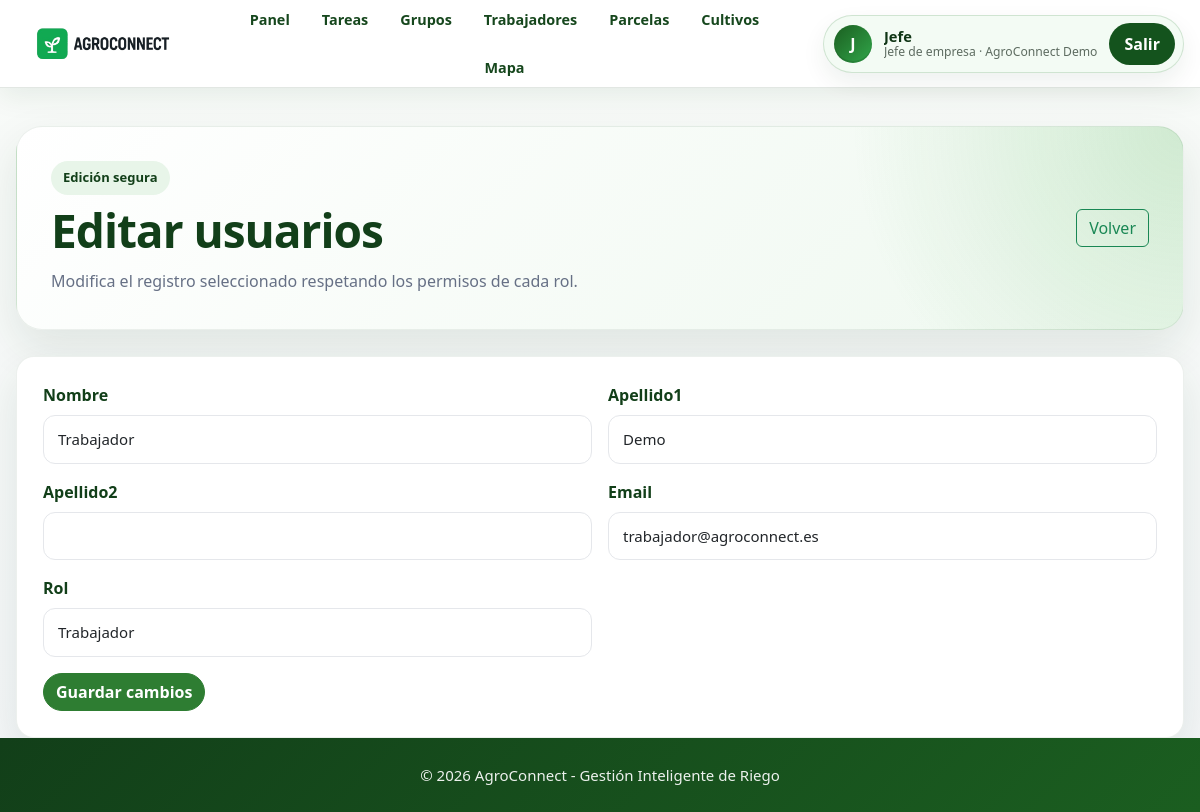
The app's page /edit_record.php?tabla=usuarios&id=3&volver=crear_trabajador.php (signed in) with its own data.
### tables this page shows
CREATE TABLE `empresas` (
  `id` int(11) NOT NULL,
  `nombre` varchar(120) NOT NULL,
  `fecha_creacion` timestamp NOT NULL DEFAULT current_timestamp()
);

CREATE TABLE `usuarios` (
  `id` int(11) NOT NULL,
  `nombre` varchar(80) NOT NULL,
  `apellido1` varchar(80) DEFAULT '',
  `apellido2` varchar(80) DEFAULT '',
  `email` varchar(160) NOT NULL,
  `password` varchar(255) NOT NULL,
  `rol` enum('superadmin','jefe','trabajador','peon') NOT NULL DEFAULT 'trabajador',
  `empresa_id` int(11) DEFAULT NULL,
  `fecha_creacion` timestamp NOT NULL DEFAULT current_timestamp()
);

### agro_helper.php (called while the page is built, shortened)
<?php
function agro_columna_existe($conn, $tabla, $columna) {
    $tabla = $conn->real_escape_string($tabla);
    $columna = $conn->real_escape_string($columna);
    $res = $conn->query("SHOW COLUMNS FROM `$tabla` LIKE '$columna'");
    return $res && $res->num_rows > 0;
}
?>

### edit_record.php (the view, shortened to what this page needs)
<?php
$conn = new mysqli('localhost','root','','agroconnect');
$conn->set_charset('utf8mb4');
require_once 'agro_helper.php';
$tabla = $_GET['tabla'] ?? $_POST['tabla'] ?? '';
$id = intval($_GET['id'] ?? $_POST['id'] ?? 0);
$config = [
 'empresas'=>['volver'=>'empresas.php','roles'=>['superadmin'],'campos'=>['nombre','cif','telefono','email','direccion','estado']],
 'usuarios'=>['volver'=>'usuarios.php','roles'=>['superadmin','jefe'],'campos'=>['nombre','apellido1','apellido2','email','rol','empresa_id']],
 'parcelas'=>['volver'=>'parcelas.php','roles'=>['superadmin','jefe'],'campos'=>['empresa_id','nombre','ubicacion','latitud','longitud','hectareas','tipo_suelo','estado']],
 'cultivos'=>['volver'=>'cultivos.php','roles'=>['superadmin','jefe'],'campos'=>['empresa_id','parcela_id','nombre','variedad','fecha_siembra','fecha_cosecha_prevista','estado']],
 'recursos'=>['volver'=>'recursos.php','roles'=>['superadmin','jefe'],'campos'=>['empresa_id','nombre','tipo','cantidad','unidad','estado','notas']],
 'incidencias'=>['volver'=>'incidencias.php','roles'=>['superadmin','jefe'],'campos'=>['empresa_id','titulo','descripcion','prioridad','estado']],
 'tareas_agricolas'=>['volver'=>'tareas.php','roles'=>['superadmin','jefe'],'campos'=>['empresa_id','parcela_id','trabajador_id','titulo','descripcion','tipo','prioridad','fecha_programada','fecha_limite','estado','responsable']],
 'historico_actividades'=>['volver'=>'historico.php','roles'=>['superadmin','jefe'],'campos'=>['empresa_id','parcela_id','usuario_id','tipo','descripcion','fecha']],
 'grupos_trabajadores'=>['volver'=>'grupos_trabajadores.php','roles'=>['superadmin','jefe'],'campos'=>['empresa_id','nombre','descripcion']]
];
$mensaje=''; $error='';
$campos = array_values(array_filter($config[$tabla]['campos'], fn($c)=>agro_columna_existe($conn,$tabla,$c)));
$st=$conn->prepare("SELECT * FROM `$tabla` WHERE id=?"); $st->bind_param('i',$id); $st->execute(); $row=$st->get_result()->fetch_assoc();
function input_tipo($campo){ if(str_contains($campo,'fecha')) return 'date'; if(in_array($campo,['latitud','longitud','hectareas','cantidad'])) return 'number'; if($campo==='email') return 'email'; return 'text'; }
?>
<!DOCTYPE html><html lang="es"><head><meta charset="UTF-8"><title>Editar registro</title><link href="https://cdn.jsdelivr.net/npm/bootstrap@5.3.2/dist/css/bootstrap.min.css" rel="stylesheet"><link rel="stylesheet" href="style.css"></head><body class="admin-body"><?php include __DIR__.'/includes/topbar.php'; ?><div class="admin-container"><div class="dashboard-hero"><div><span class="eyebrow">Edición segura</span><h1>Editar <?php echo htmlspecialchars($tabla); ?></h1><p>Modifica el registro seleccionado respetando los permisos de cada rol.</p></div><a class="btn btn-outline-success" href="<?php echo htmlspecialchars($config[$tabla]['volver']); ?>">Volver</a></div><?php if($mensaje){?><div class="alert alert-success"><?php echo htmlspecialchars($mensaje);?></div><?php } if($error){?><div class="alert alert-danger"><?php echo htmlspecialchars($error);?></div><?php } ?><div class="admin-card"><form method="POST" class="row g-3"><input type="hidden" name="tabla" value="<?php echo htmlspecialchars($tabla); ?>"><input type="hidden" name="id" value="<?php echo $id; ?>"><?php foreach($campos as $c){ if($rol!=='superadmin' && $c==='empresa_id') continue; $valor=$row[$c] ?? ''; ?><div class="col-md-6"><label class="form-label"><?php echo ucfirst(str_replace('_',' ',$c)); ?></label><?php if(in_array($c,['descripcion','notas'])){ ?><textarea name="<?php echo $c; ?>" class="form-control" rows="3"><?php echo htmlspecialchars($valor); ?></textarea><?php } elseif($c==='estado'){ ?><input name="<?php echo $c; ?>" class="form-control" value="<?php echo htmlspecialchars($valor); ?>"><?php } elseif($c==='rol' && $tabla==='usuarios'){ ?><select name="rol" class="form-select"><?php $roles=($rol==='superadmin')?['superadmin','jefe','trabajador','peon']:['trabajador','peon']; foreach($roles as $rr){ ?><option value="<?php echo $rr; ?>" <?php if($valor===$rr) echo 'selected'; ?>><?php echo ucfirst($rr); ?></option><?php } ?></select><?php } else { ?><input type="<?php echo input_tipo($c); ?>" <?php if(input_tipo($c)==='number') echo 'step="0.00000001"'; ?> name="<?php echo $c; ?>" class="form-control" value="<?php echo htmlspecialchars($valor); ?>"><?php } ?></div><?php } ?><div class="col-12"><button name="guardar_edicion" class="btn btn-success">Guardar cambios</button></div></form></div></div><?php include __DIR__.'/includes/footer.php'; ?></body></html>

### includes/topbar.php (shortened to what this page needs)
<?php
$usuarioNombre = $_SESSION['nombre'] ?? 'Usuario';
$rol = $_SESSION['rol'] ?? '';
$empresaId = intval($_SESSION['empresa_id'] ?? 0);
$empresaNombre = 'Administración general';
if ($empresaId > 0 && isset($conn) && $conn instanceof mysqli && !$conn->connect_error) {
    $stmtTopbar = $conn->prepare("SELECT nombre FROM empresas WHERE id = ? LIMIT 1");
    if ($stmtTopbar) {
        $stmtTopbar->bind_param("i", $empresaId);
        $stmtTopbar->execute();
        $resTopbar = $stmtTopbar->get_result();
        if ($rowTopbar = $resTopbar->fetch_assoc()) {
            $empresaNombre = $rowTopbar['nombre'];
        }
    }
}
$rolLabel = [
    'superadmin' => 'SuperAdmin',
    'jefe' => 'Jefe de empresa',
    'trabajador' => 'Trabajador',
    'peon' => 'Peón'
][$rol] ?? ucfirst($rol);
$panelUrl = 'login.php';
if ($rol === 'jefe') { $panelUrl = 'jefe.php'; }
?>
<header class="app-topbar">
    <div class="app-topbar__inner">
        <a href="<?php echo htmlspecialchars($panelUrl); ?>" class="app-brand" aria-label="Ir al panel de AgroConnect">
            <img src="img/logo.png" alt="AgroConnect" class="app-brand__logo">
        </a>
        <nav class="app-nav" aria-label="Navegación principal">
            <a href="<?php echo htmlspecialchars($panelUrl); ?>">Panel</a>
            <?php if ($rol === 'superadmin'): ?>
                <a href="empresas.php">Empresas</a>
                <a href="usuarios.php">Usuarios</a>
                <a href="foro.php">Foro</a>
            <?php elseif ($rol === 'jefe'): ?>
                <a href="tareas.php">Tareas</a>
                <a href="grupos_trabajadores.php">Grupos</a>
                <a href="crear_trabajador.php">Trabajadores</a>
            <?php elseif ($rol === 'trabajador'): ?>
                <a href="tareas.php">Mis tareas</a>
                <a href="incidencias.php">Incidencias</a>
            <?php elseif ($rol === 'peon'): ?>
                <a href="peon.php">Mi panel</a>
                <a href="tareas.php">Mis tareas</a>
            <?php endif; ?>
            <?php if ($rol !== 'peon'): ?>
                <a href="parcelas.php">Parcelas</a>
                <a href="cultivos.php">Cultivos</a>
                <a href="mapa_parcelas.php">Mapa</a>
            <?php endif; ?>
        </nav>
        <div class="app-userbox">
            <div class="app-userbox__avatar">
                <?php echo strtoupper(mb_substr($usuarioNombre, 0, 1, 'UTF-8')); ?>
            </div>
            <div class="app-userbox__text">
                <strong><?php echo htmlspecialchars($usuarioNombre); ?></strong>
                <span><?php echo htmlspecialchars($rolLabel); ?> · <?php echo htmlspecialchars($empresaNombre); ?></span>
            </div>
            <a href="logout.php" class="app-logout">Salir</a>
        </div>
    </div>
</header>

### style.css (style rules this page uses)
:root { --verde-900: #123f19; --verde-800: #1b5e20; --verde-700: #2e7d32; --verde-600: #3f9142; --verde-100: #e8f5e9; --verde-50: #f4fbf5; --texto: #1f2933; --muted: #667085; --borde: #e5e7eb; --fondo: #f4f6f8; --blanco: #ffffff; --sombra: 0 18px 45px rgba(18, 63, 25, 0.10); --radio: 18px; }
* { box-sizing: border-box; margin: 0; padding: 0; }
html { min-height: 100%; }
body { min-height: 100vh; display: flex; flex-direction: column; background: linear-gradient(180deg, #f8fbf8 0%, #f4f6f8 45%, #eef7ef 100%); color: var(--texto); font-family: "Segoe UI", Arial, sans-serif; }
a { color: inherit; }
img { max-width: 100%; display: block; }
.grupo label, .form-label { margin-bottom: 8px; font-weight: 700; color: var(--verde-900); }
.grupo input, .grupo textarea, .form-control, .form-select { min-height: 46px; padding: 12px 14px; border-radius: 12px !important; border: 1px solid var(--borde) !important; font-size: 15px; background: #fff; transition: 0.2s ease; }
.admin-body { background: linear-gradient(180deg, #f8fbf8 0%, #f4f6f8 100%) !important; }
.admin-container { width: min(1180px, calc(100% - 32px)); margin: 38px auto 0; }
.admin-card { border: 1px solid rgba(18, 63, 25, 0.08) !important; border-radius: var(--radio) !important; box-shadow: var(--sombra) !important; padding: 26px !important; background: #fff; }
.badge.bg-success, .btn-success, .bg-success { background-color: var(--verde-700) !important; }
.btn-success { border-color: var(--verde-700) !important; border-radius: 999px !important; font-weight: 650 !important; }
.dashboard-hero { display:flex; justify-content:space-between; align-items:center; gap:26px; padding:34px; margin-bottom:26px; border-radius:26px; background:radial-gradient(circle at top right, rgba(76,175,80,.20), transparent 28%), linear-gradient(135deg,#fff,#eef8ef); border:1px solid rgba(18,63,25,.08); box-shadow:var(--sombra); }
.dashboard-hero h1 { margin:8px 0 10px; color:var(--verde-900); font-size:clamp(30px,4vw,46px); font-weight:850; letter-spacing:-1px; }
.dashboard-hero p { max-width:720px; margin:0; color:var(--muted); line-height:1.7; }
.eyebrow { display:inline-flex; padding:7px 12px; border-radius:999px; background:var(--verde-100); color:var(--verde-900); font-weight:800; font-size:13px; }
.admin-body { min-height: 100vh; display: flex; flex-direction: column; }
.admin-container, .dashboard-container, .contenido, .contact-section { flex: 1 0 auto; }
.app-topbar { position: sticky; top: 0; z-index: 1000; background: rgba(255, 255, 255, 0.96); backdrop-filter: blur(14px); border-bottom: 1px solid rgba(18, 63, 25, 0.12); box-shadow: 0 8px 26px rgba(18, 63, 25, 0.08); }
.app-topbar__inner { width: min(1220px, calc(100% - 32px)); min-height: 74px; margin: 0 auto; display: flex; align-items: center; justify-content: space-between; gap: 24px; }
.app-brand { display: inline-flex; align-items: center; text-decoration: none; flex: 0 0 auto; }
.app-brand__logo { width: 170px; max-height: 48px; object-fit: contain; }
.app-nav { display: flex; align-items: center; justify-content: center; gap: 8px; flex: 1; flex-wrap: wrap; }
.app-nav a { color: #16471d; text-decoration: none; font-weight: 700; font-size: 0.9rem; padding: 9px 12px; border-radius: 999px; transition: all .2s ease; }
.app-userbox { display: flex; align-items: center; gap: 12px; background: #f3fbf4; border: 1px solid rgba(46, 125, 50, 0.18); border-radius: 999px; padding: 7px 8px 7px 10px; box-shadow: 0 10px 24px rgba(18, 63, 25, 0.07); flex: 0 0 auto; }
.app-userbox__avatar { width: 38px; height: 38px; border-radius: 50%; background: linear-gradient(135deg, #1b5e20, #31a64a); color: #fff; display: grid; place-items: center; font-weight: 900; box-shadow: inset 0 -2px 0 rgba(0,0,0,.12); }
.app-userbox__text { display: flex; flex-direction: column; line-height: 1.15; min-width: 150px; }
.app-userbox__text strong { color: #0f3515; font-size: 0.92rem; max-width: 230px; overflow: hidden; text-overflow: ellipsis; white-space: nowrap; }
.app-userbox__text span { color: #5d6b60; font-size: 0.76rem; max-width: 250px; overflow: hidden; text-overflow: ellipsis; white-space: nowrap; }
.app-logout { background: #14531d; color: #fff !important; text-decoration: none; border-radius: 999px; padding: 9px 15px; font-weight: 800; transition: all .2s ease; }

### records on screen
empresas: nombre "AgroConnect Demo"
usuarios: nombre "Trabajador", apellido1 "Demo", email "trabajador@agroconnect.es", rol "Trabajador"

### other values on screen
mb_substr($usuarioNombre, 0, 1, 'UTF-8') "J"
$usuarioNombre "Jefe"
$rolLabel "Jefe de empresa"
$tabla "usuarios"
str_replace('_',' ',$c) "Nombre"
str_replace('_',' ',$c) "Apellido1"
str_replace('_',' ',$c) "Apellido2"
str_replace('_',' ',$c) "Email"
str_replace('_',' ',$c) "Rol"
